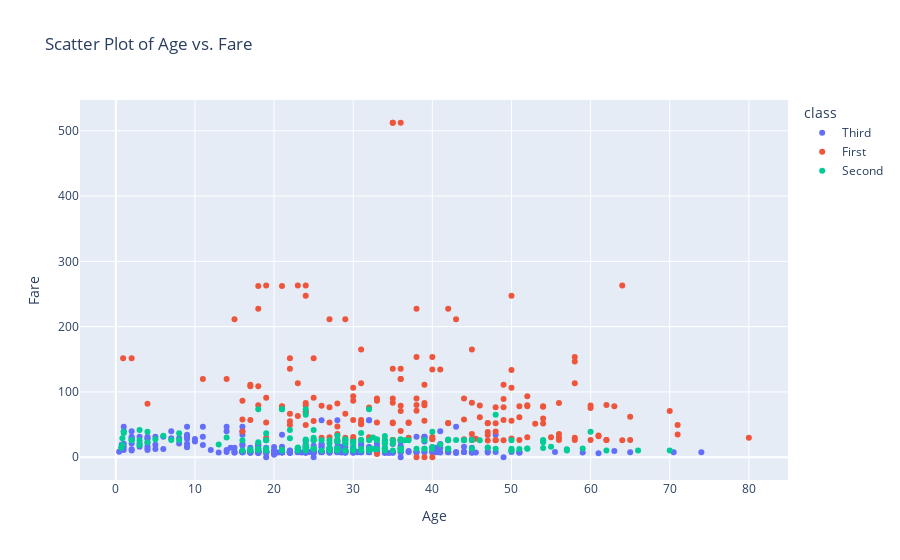

The notebook cell this image was saved under:
### Code cell
'''Q1. Load the "titanic" dataset using the load_dataset function of seaborn. Use Plotly express to plot a
scatter plot for age and fare columns in the titanic dataset.'''

import seaborn as sns
import plotly.express as px

# Load the Titanic dataset
titanic = sns.load_dataset('titanic')

# Create a scatter plot
fig = px.scatter(titanic, x='age', y='fare', title='Scatter Plot of Age vs. Fare',
                 labels={'age': 'Age', 'fare': 'Fare'},
                 color='class' ) # Optional: color by passenger class
                 

# Show the plot
fig.show()

### Figure 1 — Plotly figure (JSON) as saved in the notebook; plotly's stock layout.template omitted (floating-point values rounded to 4 significant figures; data arrays with more than 128 entries replaced by an {"elided": "..."} marker saying what was removed)
{"data": [{"hovertemplate": "class=Third<br>Age=%{x}<br>Fare=%{y}<extra></extra>", "legendgroup": "Third", "marker": {"color": "#636efa", "symbol": "circle"}, "mode": "markers", "name": "Third", "orientation": "v", "showlegend": true, "type": "scatter", "x": {"elided": "491 float values"}, "xaxis": "x", "y": {"elided": "491 float values"}, "yaxis": "y"}, {"hovertemplate": "class=First<br>Age=%{x}<br>Fare=%{y}<extra></extra>", "legendgroup": "First", "marker": {"color": "#EF553B", "symbol": "circle"}, "mode": "markers", "name": "First", "orientation": "v", "showlegend": true, "type": "scatter", "x": {"elided": "216 float values"}, "xaxis": "x", "y": {"elided": "216 float values"}, "yaxis": "y"}, {"hovertemplate": "class=Second<br>Age=%{x}<br>Fare=%{y}<extra></extra>", "legendgroup": "Second", "marker": {"color": "#00cc96", "symbol": "circle"}, "mode": "markers", "name": "Second", "orientation": "v", "showlegend": true, "type": "scatter", "x": {"elided": "184 float values"}, "xaxis": "x", "y": {"elided": "184 float values"}, "yaxis": "y"}], "layout": {"legend": {"title": {"text": "class"}, "tracegroupgap": 0}, "title": {"text": "Scatter Plot of Age vs. Fare"}, "xaxis": {"anchor": "y", "domain": [0, 1], "title": {"text": "Age"}}, "yaxis": {"anchor": "x", "domain": [0, 1], "title": {"text": "Fare"}}}}
